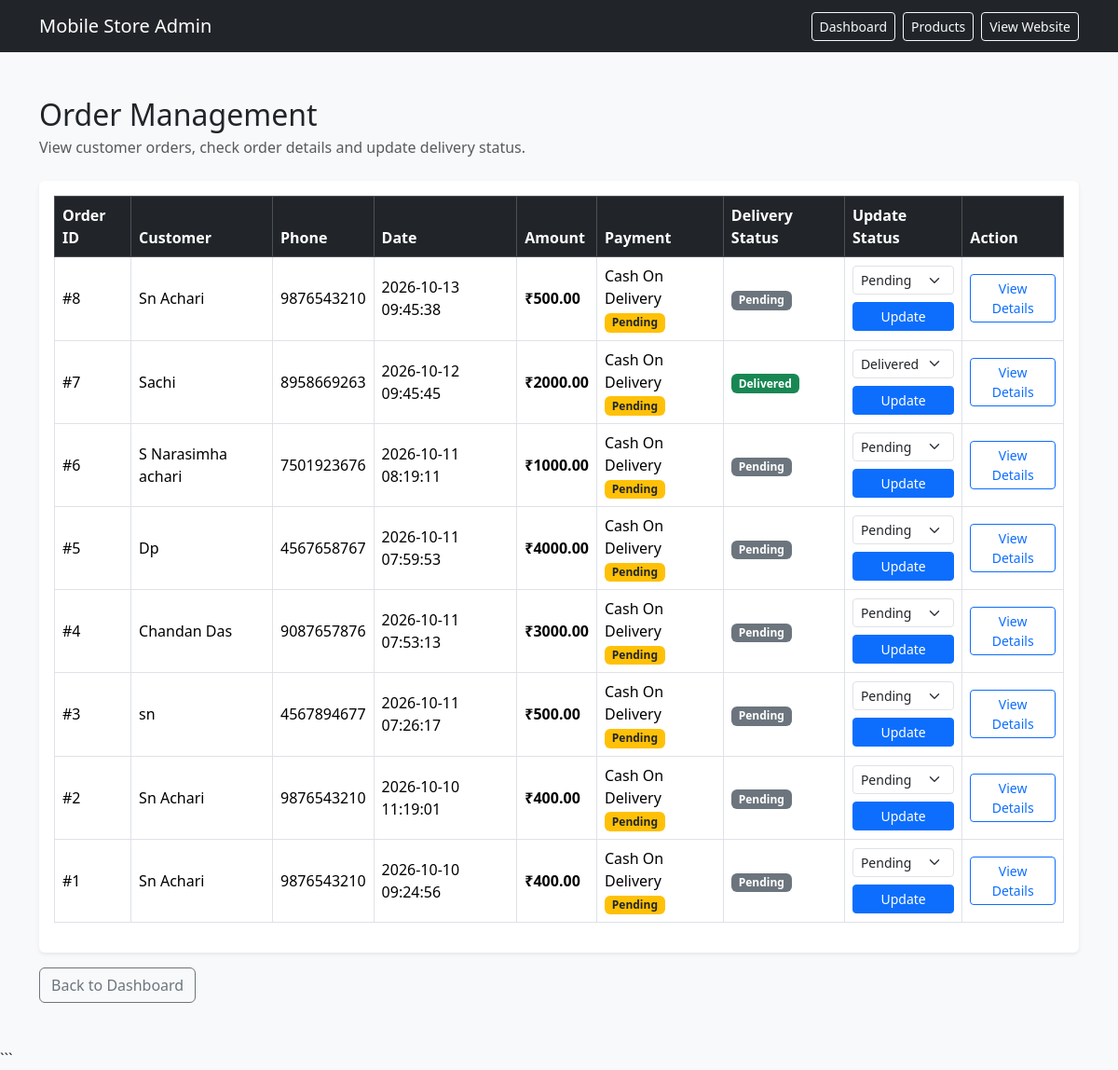
The app's page /admin/orders (signed in) with its own data.
### tables this page shows
CREATE TABLE orders (
        id INTEGER PRIMARY KEY AUTOINCREMENT,
        user_id INTEGER NOT NULL,
        customer_name TEXT NOT NULL,
        phone TEXT NOT NULL,
        address TEXT NOT NULL,
        total_amount REAL NOT NULL,
        payment_method TEXT NOT NULL,
        payment_status TEXT NOT NULL DEFAULT 'Pending',
        order_status TEXT NOT NULL DEFAULT 'Pending',
        order_date TIMESTAMP DEFAULT CURRENT_TIMESTAMP
    );

### app.py (the view)
@app.route('/admin/orders')
def admin_orders():
    if not admin_required():
        flash('Please login first!', 'danger')
        return redirect('/admin/login')
    conn = get_db_connection()
    orders = conn.execute("""
        SELECT *
        FROM orders
        ORDER BY id DESC
    """).fetchall()
    conn.close()
    return render_template(
        'admin_orders.html',
        orders=orders
    )

### app.py (called while the page is built)
def get_db_connection():
    conn = sqlite3.connect(DATABASE)
    conn.row_factory = sqlite3.Row
    return conn

def admin_required():
    if not session.get('admin_id'):
        return False
    return True

### templates/admin_orders.html (shortened to what this page needs)
<!DOCTYPE html>
<html lang="en">
<head>
    <link href="https://cdn.jsdelivr.net/npm/bootstrap@5.3.3/dist/css/bootstrap.min.css"
          rel="stylesheet">
    <link rel="stylesheet"
          href="{{ url_for('static', filename='css/style.css') }}">
</head>
<body class="bg-light">
<nav class="navbar navbar-dark bg-dark">
    <div class="container">
        <a class="navbar-brand" href="/admin/dashboard">Mobile Store Admin</a>
        <div class="d-flex flex-wrap gap-2">
            <a href="/admin/dashboard" class="btn btn-outline-light btn-sm">Dashboard</a>
            <a href="/admin/products" class="btn btn-outline-light btn-sm">Products</a>
            <a href="/" class="btn btn-outline-light btn-sm">View Website</a>
        </div>
    </div>
</nav>
<div class="container py-5">
    <h2 class="mb-1">Order Management</h2>
    <p class="text-muted mb-4">
        View customer orders, check order details and update delivery status.
    </p>
    <div class="card shadow-sm">
        <div class="card-body">
            {% if orders %}
            <div class="table-responsive">
                <table class="table table-bordered table-hover align-middle">
                    <thead class="table-dark">
                        <tr>
                            <th>Order ID</th>
                            <th>Customer</th>
                            <th>Phone</th>
                            <th>Date</th>
                            <th>Amount</th>
                            <th>Payment</th>
                            <th>Delivery Status</th>
                            <th>Update Status</th>
                            <th>Action</th>
                        </tr>
                    </thead>
                    <tbody>
                        {% for order in orders %}
                        <tr>
                            <td>#{{ order['id'] }}</td>
                            <td>{{ order['customer_name'] }}</td>
                            <td>{{ order['phone'] }}</td>
                            <td>{{ order['order_date'] }}</td>
                            <td>
                                <strong>
                                    ₹{{ "%.2f"|format(order['total_amount']) }}
                                </strong>
                            </td>
                            <td>
                                {{ order['payment_method'] }}
                                <br>
                                <span class="badge bg-warning text-dark">
                                    {{ order['payment_status'] }}
                                </span>
                            </td>
                            <td>
                                {% if order['order_status'] == 'Delivered' %}
                                    <span class="badge bg-success">Delivered</span>
                                {% elif order['order_status'] == 'Cancelled' %}
                                    <span class="badge bg-danger">Cancelled</span>
                                {% elif order['order_status'] == 'Shipped' %}
                                    <span class="badge bg-info text-dark">Shipped</span>
                                {% elif order['order_status'] == 'Processing' %}
                                    <span class="badge bg-primary">Processing</span>
                                {% else %}
                                    <span class="badge bg-secondary">
                                        {{ order['order_status'] }}
                                    </span>
                                {% endif %}
                            </td>
                            <td>
                                <form
                                    action="{{ url_for('update_order_status', order_id=order['id']) }}"
                                    method="POST">
                                    <select name="order_status"
                                            class="form-select form-select-sm mb-2"
                                            required>
                                        {% for status in ['Pending', 'Processing', 'Shipped', 'Delivered', 'Cancelled'] %}
                                            <option value="{{ status }}"
                                                {% if order['order_status'] == status %}selected{% endif %}>
                                                {{ status }}
                                            </option>
                                        {% endfor %}
                                    </select>
                                    <button type="submit"
                                            class="btn btn-primary btn-sm w-100">
                                        Update
                                    </button>
                                </form>
                            </td>
                            <td>
                                <a href="{{ url_for('admin_order_details', order_id=order['id']) }}"
                                   class="btn btn-outline-primary btn-sm">
                                    View Details
                                </a>
                            </td>
                        </tr>
                        {% endfor %}
                    </tbody>
                </table>
            </div>
            {% endif %}
        </div>
    </div>
    <a href="/admin/dashboard" class="btn btn-outline-secondary mt-3">
        Back to Dashboard
    </a>
</div>
</body>
</html>

### static/css/style.css (style rules this page uses)
.card { transition:0.3s; cursor:pointer; }
.card { border:none; }

### records on screen
orders: id "8", customer_name "Sn Achari", phone "9876543210", order_date "2026-10-13 09:45:38", total_amount "500.00", payment_method "Cash On Delivery", payment_status "Pending", order_status "Pending"
orders: id "7", customer_name "Sachi", phone "8958669263", order_date "2026-10-12 09:45:45", total_amount "2000.00", payment_method "Cash On Delivery", payment_status "Pending", shows "Delivered", order_status "Delivered"
orders: id "6", customer_name "S Narasimha achari", phone "7501923676", order_date "2026-10-11 08:19:11", total_amount "1000.00", payment_method "Cash On Delivery", payment_status "Pending", order_status "Pending"
orders: id "5", customer_name "Dp", phone "4567658767", order_date "2026-10-11 07:59:53", total_amount "4000.00", payment_method "Cash On Delivery", payment_status "Pending", order_status "Pending"
orders: id "4", customer_name "Chandan Das", phone "9087657876", order_date "2026-10-11 07:53:13", total_amount "3000.00", payment_method "Cash On Delivery", payment_status "Pending", order_status "Pending"
orders: id "3", customer_name "sn", phone "4567894677", order_date "2026-10-11 07:26:17", total_amount "500.00", payment_method "Cash On Delivery", payment_status "Pending", order_status "Pending"
orders: id "2", customer_name "Sn Achari", phone "9876543210", order_date "2026-10-10 11:19:01", total_amount "400.00", payment_method "Cash On Delivery", payment_status "Pending", order_status "Pending"
orders: id "1", customer_name "Sn Achari", phone "9876543210", order_date "2026-10-10 09:24:56", total_amount "400.00", payment_method "Cash On Delivery", payment_status "Pending", order_status "Pending"
